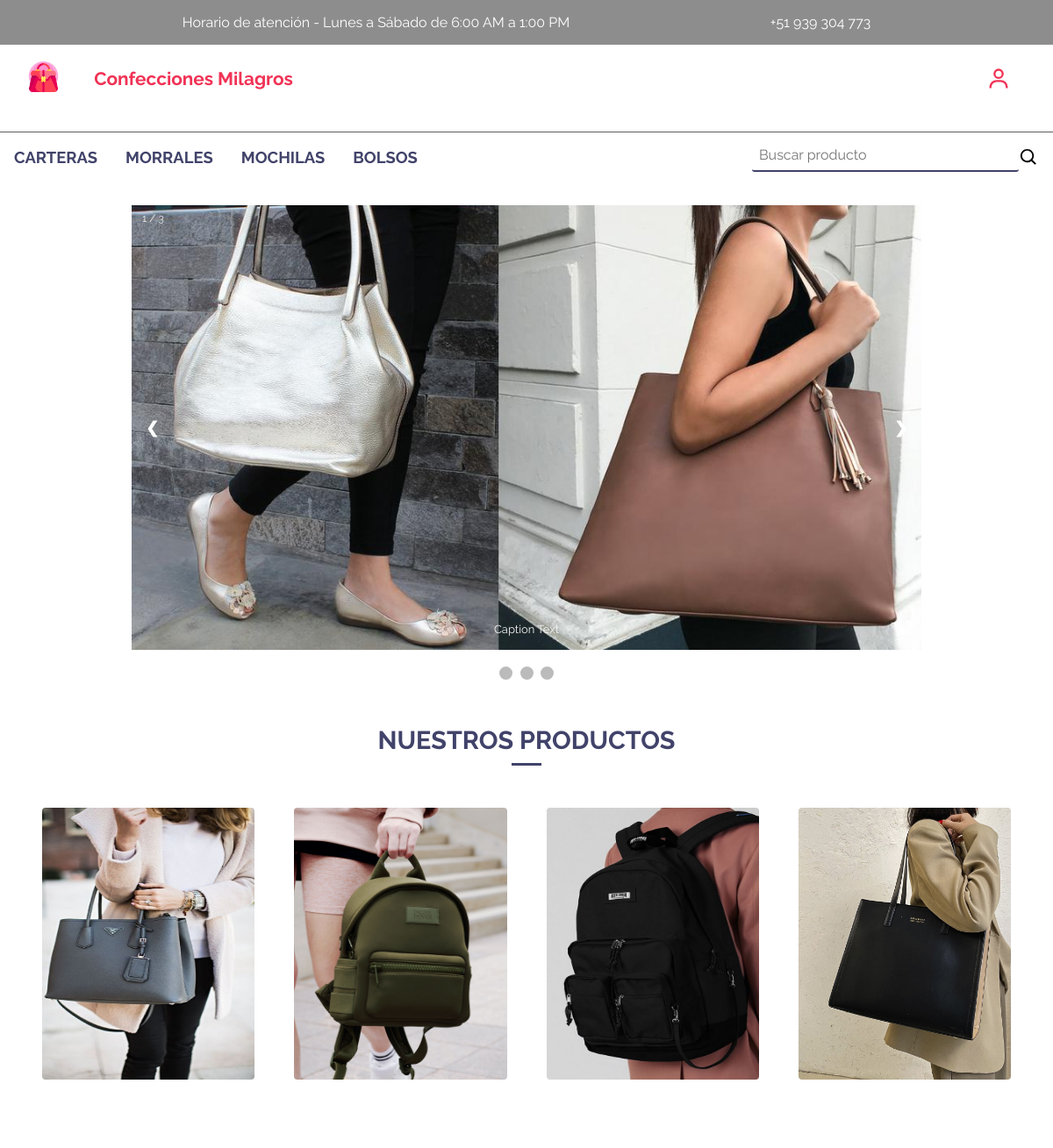
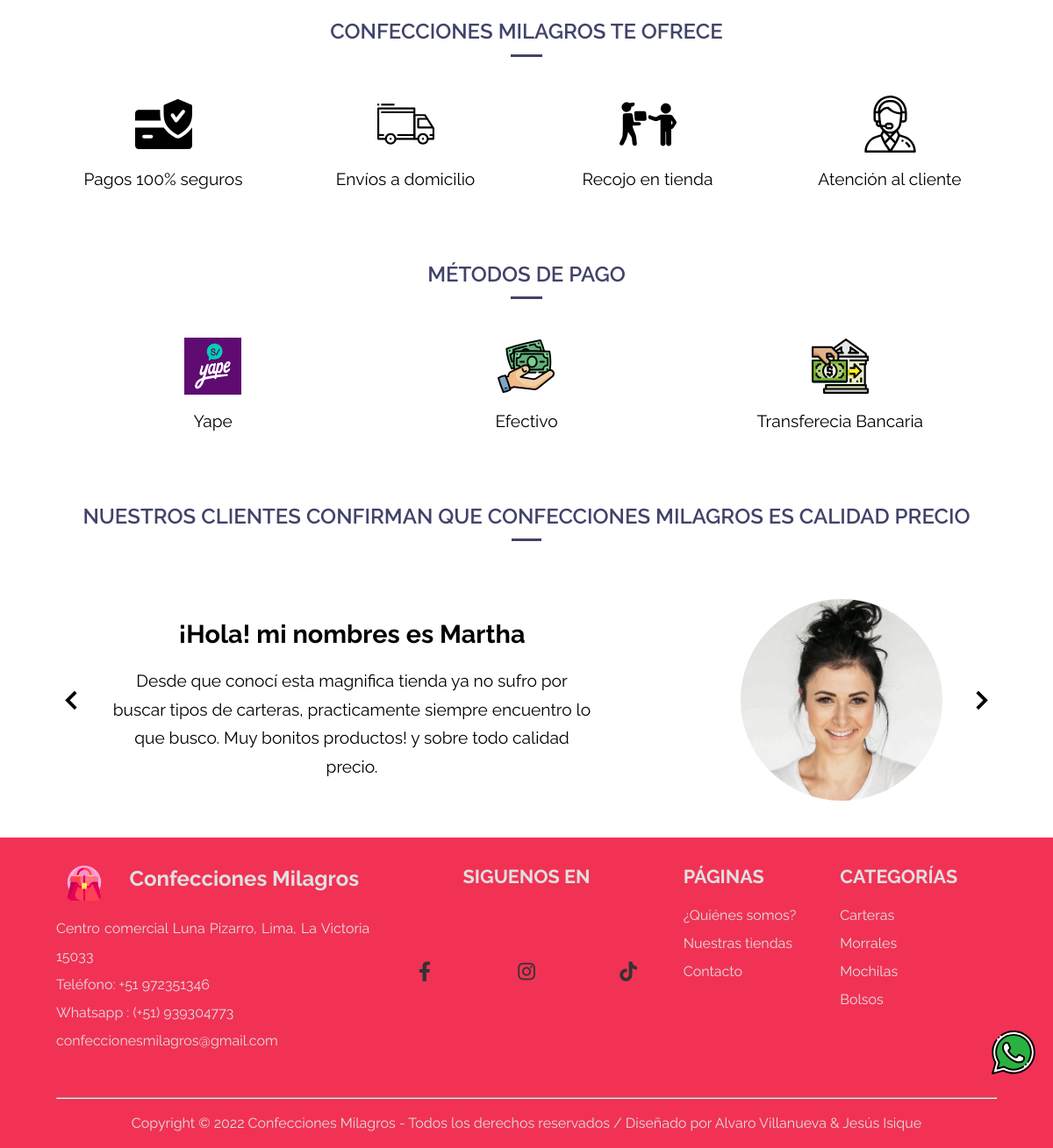
The page / on the database its author committed (2 pictures, top to bottom).
### tables this page shows
CREATE TABLE `categoria` (
  `idcategoria` int(11) NOT NULL,
  `categoria` varchar(60) NOT NULL,
  `imagen` varchar(200) NOT NULL
);

### controller/viewcontroller.php (called while the page is built, shortened)
<?php
    class viewcontroller extends viewmodel
    {
        public function obtenersistema()
        {
            return require_once "./view/inicio.php";
        }
    }

### index.php (called while the page is built)
<?php
    require_once "./controller/viewcontroller.php";
    $sistema = new viewcontroller();
    $sistema->obtenersistema();

### controller/admincontroller.php (called while the page is built, shortened)
<?php
    class adminController extends adminModel{
        public function ListarCategorias(){
            $conexion = Conexion::conectar();
            $sql = "CALL ListarCategorias()";
            $consulta = $conexion->query($sql);
            $consulta = $consulta->fetch_all(MYSQLI_ASSOC);
            return $consulta;
        }
    }

### view/content/inicio.php (the view, shortened to what this page needs)
<?php
    require_once "./controller/admincontroller.php";
    $Admin = new adminController();
?>
<div class="principal">
    <div class="slider">
        <div class="slideshow-container">
            <div class="mySlides fade">
                <div class="numbertext">1 / 3</div>
                <img src="<?php echo SERVERURL ?>img/jpg/img1.jpg" alt="imagen de slider">
                <div class="text">Caption Text</div>
            </div>
            <a href="#" class="prev" onclick="plusSlides(-1)">&#10094;</a>
            <a href="#" class="nextslider" onclick="plusSlides(1)">&#10095;</a>
        </div>
        <br>
        <div style="text-align:center">
            <span class="dot" onclick="currentSlide(1)"></span>
            <span class="dot" onclick="currentSlide(2)"></span>
            <span class="dot" onclick="currentSlide(3)"></span>
        </div>
    </div>
    <div class="principal__productos">
        <div class="principal__productos--title">
            <p>NUESTROS PRODUCTOS</p>
        </div>
        <div class="principal__productos--lista">
            <?php
                $centros =  $Admin->ListarCategorias();
                $numcategoria = 1;
                foreach ($centros as $key) {
                    ?>
                <div class="product__list--center category<?php echo $numcategoria ?>">
                    <a class="product__enlace product__leyend leyend<?php echo $numcategoria ?>" href="<?php echo 'categoria/'.$key['categoria'] ?>">
                        <img class="product__img" src="<?php echo SERVERURL.$key['imagen'] ?>" alt="<?php echo $key['categoria'] ?>">
                    </a>
                </div>
            <?php
                $numcategoria ++;
                }
            ?>
        </div>
    </div>
    <div class="principal__ofrece">
        <div class="ofrece__opcion">
            <div class="oferece__title">
                <p>CONFECCIONES MILAGROS TE OFRECE</p>
            </div>
            <div class="ofrece__opcion--grid">
                <div>
                    <div class="opcion--center">
                        <img src="<?php echo SERVERURL?>img/svg/card.svg" alt="pago tarjeta">
                    </div>
                    <div class="opcion__parrafo">
                        <p>Pagos 100% seguros</p>
                    </div>
                </div>
                <div>
                    <div class="opcion--center">
                        <img src="<?php echo SERVERURL?>img/svg/camion.svg" alt="entrega domicilio">
                    </div>
                    <div class="opcion__parrafo">
                        <p>Envíos a domicilio</p>
                    </div>
                </div>
                <div>
                    <div class="opcion--center">
                        <img src="<?php echo SERVERURL?>img/svg/recojo.svg" alt="recogo en tienda">
                    </div>
                    <div class="opcion__parrafo">
                        <p>Recojo en tienda</p>
                    </div>
                </div>
                <div>
                    <div class="opcion--center">
                        <img src="<?php echo SERVERURL?>img/svg/atencioncliente.svg" alt="atencion al cliente">
                    </div>
                    <div class="opcion__parrafo">
                        <p>Atención al cliente</p>
                    </div>
                </div>
            </div>
        </div>
        <div class="ofrece__opcion">
            <div class="oferece__title">
                <p>Métodos de pago</p>
            </div>
            <div class="opcion__pago--grid">
                <div>
                    <div class="opcion--center">
                        <img src="<?php echo SERVERURL?>img/svg/yape.svg" alt="pago yape">
                    </div>
                    <div class="opcion__parrafo">
                        <p>Yape</p>
                    </div>
                </div>
                <div>
                    <div class="opcion--center">
                        <img src="<?php echo SERVERURL?>img/svg/efectivo.svg" alt="pago efectivo">
                    </div>
                    <div class="opcion__parrafo">
                        <p>Efectivo</p>
                    </div>
                </div>
                <div>
                    <div class="opcion--center">
                        <img src="<?php echo SERVERURL?>img/svg/dtbancaria.svg" alt="pago banco">
                    </div>
                    <div class="opcion__parrafo">
                        <p>Transferecia Bancaria</p>
                    </div>
                </div>
            </div>
        </div>
    </div>
    <div class="opiniones">
        <div class="oferece__title">
            <p class="opiniones__leyend">Nuestros clientes confirman que CONFECCIONES MILAGROS ES CALIDAD PRECIO</p>
        </div>
    </div>
    <div class="principal__opiniones">
        <img src="<?php echo SERVERURL?>img/svg/left-arrow.svg" class="slider__arrow" id="before" alt="anterior opinion">
        <section class="slider__body slider__body--show" data-id="1">
            <div class="slider__texts">
                <h2 class="subtitle">¡Hola! mi nombres es Martha</h2>
                <p class="slider__review">
                    Desde que conocí esta magnifica tienda ya no sufro por buscar tipos de carteras, practicamente siempre encuentro lo que busco. Muy bonitos productos! y sobre todo calidad precio.
                </p>
            </div>
            <figure class="slider__picture">
                <img src="<?php echo SERVERURL?>img/jpg/person1.jpg" alt="comentario1" class="slider__img">
            </figure>
        </section>
        <img src="<?php echo SERVERURL?>img/svg/right-arrow.svg" class="slider__arrow" id="next" alt="siguiente opinion">
    </div>
</div>

### view/modulos/header.php (shortened to what this page needs)
<?php
    require_once "./controller/admincontroller.php";
    $Admin = new adminController();
?>
<header>
    <section class="horario">
        <div class="content">
            <p class="txt">
                Horario de atención - Lunes a Sábado de 6:00 AM a 1:00 PM
            </p>
            <a class="txt txt--cell" href="https://api.whatsapp.com/send?phone=+51939304773&text=Hola, me gustaría comprar tu producto!" target="_blank"">
                +51 939 304 773
            </a>
        </div>
    </section>
    <section class=" container container__login">
                <div class="logo">
                    <a href="<?php echo SERVERURL ?>inicio"><img class="logo-img--header" src="<?php echo SERVERURL ?>img/png/bolso.png" alt="Logo"></a>
                    <a class="logo-enlace" href="<?php echo SERVERURL ?>inicio"><h1>Confecciones Milagros</h1></a>
                </div>
                <div class="cuenta">
                    <?php
                    if (!isset($_SESSION['email'])) {
                    ?>
                        <a class="cuenta-iniciarSesion" href="<?php echo SERVERURL ?>cuenta">
                            <img class="cuenta__img" src="<?php echo SERVERURL ?>img/svg/user.svg" alt="user">
                        </a>
                    <?php
                    }
                    ?>
                </div>
    </section>
    <nav class="navbar navbar-center">
        <div class="navbar-container-grid">
            <div class="navbar-center-ul">
                <ul class="navbar-center navbar-center--items">
                    <?php
                        $centros =  $Admin->ListarCategorias();
                        foreach ($centros as $key) {
                            ?>
                            <li class="nav-item">
                                <a href="<?php echo SERVERURL.'categoria/'.$key['categoria'] ?>"><?php echo $key['categoria'] ?></a>
                            </li>
                    <?php
                        }
                    ?>
                </ul>
            </div>
            <div class="search">
                <input class="search-input" type="text" name="buscarProducto" id="buscarProducto" placeholder="Buscar producto">
                <button class="search-boton">
                    <img class="search-icon" src="<?php echo SERVERURL ?>img/svg/search.svg" alt="search" name="buscar" id="buscar">
                </button>
            </div>
        </div>
    </nav>
</header>

### view/modulos/footer.php (shortened to what this page needs)
<?php
    require_once "./controller/admincontroller.php";
    $Admin = new adminController();
?>
<footer class="footer">
    <div class="whatsapp">
        <a href="https://walink.co/a2556c" target="blanck">
            <img src="<?php echo SERVERURL?>img/svg/whatsapp.svg" alt="whatsapp">
        </a>
    </div>
    <div class="footer">
        <div class="footer-center">
            <div class="footer-datos">
                <div class="footer-logo">
                    <img class="logo-img" style="margin-right: 1rem;" src="<?php echo SERVERURL?>img/png/bolso.png" alt="bolso">
                    <a href="<?php echo SERVERURL ?>inicio">
                        <h1 class="inicio__title">Confecciones Milagros</h1>
                    </a>
                </div>
                <div class="caja-footer">
                    <ul>
                        <li>Centro comercial Luna Pizarro, Lima, La Victoria 15033</li>
                        <li>Teléfono: +51 972351346</li>
                        <li>
                            <a href="https://api.whatsapp.com/send?phone=+51939304773&text=Hola, me gustaría comprar tu producto!" target="_blank"">
                                Whatsapp : (+51) 939304773
                            </a>
                        </li>
                        <li>
                            <a href=" mailto:confeccionesmilagros@gmail.com">
                                confeccionesmilagros@gmail.com
                            </a>
                        </li>
                    </ul>
                </div>
            </div>
            <div class="footer-siguenos">
                <p class="footer__leyend">SIGUENOS EN</p>
                <div class="caja-footer caja-footer--icons">
                    <ul class="redes-sociales">
                        <li>
                            <a href="#">
                                <i class="redes-icon fa-brands fa-facebook-f"></i>
                            </a>
                        </li>
                        <li>
                            <a href="#">
                                <i class="redes-icon fa-brands fa-instagram"></i>
                            </a>
                        </li>
                        <li>
                            <a href="#">
                                <i class="redes-icon fa-brands fa-tiktok"></i>
                            </a>
                        </li>
                    </ul>
                </div>
            </div>
            <div class="footer-puntos">
                <div class="footer-paginas">
                    <p class="footer__leyend">PÁGINAS</p>
                    <div class="caja-footer">
                        <ul>
                            <li><a class="footer__link" href="<?php echo SERVERURL ?>quienessomos">¿Quiénes somos?</a></li>
                            <li><a class="footer__link" href="<?php echo SERVERURL ?>tiendas">Nuestras tiendas</a></li>
                            <li><a class="footer__link" href="<?php echo SERVERURL ?>contacto">Contacto</a></li>
                        </ul>
                    </div>
                </div>
                <div class="footer-categorias">
                    <div>
                        <p class="footer__leyend">CATEGORÍAS</p>
                    </div>
                    <div class="caja-footer">
                        <ul>
                            <?php
                                $centros =  $Admin->ListarCategorias();
                                foreach ($centros as $key) {
                                    ?>
                                    <li>
                                        <a href="<?php echo SERVERURL.'categoria/'.$key['categoria'] ?>"><?php echo ucfirst($key['categoria']) ?></a>
                                    </li>
                            <?php
                                }
                            ?>
                        </ul>
                    </div>
                </div>
            </div>
        </div>
        <hr>
        <div class="derechos-reservados">
            <p>Copyright &#169; 2022 Confecciones Milagros - Todos los derechos reservados / Diseñado por Alvaro Villanueva & Jesús Isique</p>
        </div>
    </div>
</footer>

### css/quienesSomos.css (style rules this page uses)
:root { --bg-container: #3333332e; --color-separador: #605c5c; --color-header: #8e8d8d; --redes-sociales: #333; --color-negro: #000; --color1: #41436a; --color2: #974063; --color3: #f13255; --color4: #ff9677; --blanco: #fff; --gris: #e0e0e0; }

### css/contacto.css (style rules this page uses)
:root { --bg-container: #3333332e; --borderInput-color: #8F8D8D; --leyend-color: #949292; --color-separador: #605c5c; --color-header: #8e8d8d; --redes-sociales: #333; --color-negro: #000; --color1: #41436a; --color2: #974063; --color3: #f13255; --color4: #ff9677; --blanco: #fff; --gris: #e0e0e0; }

### css/carteras.css (style rules this page uses)
:root { --color-separador: #605c5c; --color-border-caja: #797777; --color-price: #AC78F4; --bg-boton: #6e35bf; --color-header: #8e8d8d; --redes-sociales: #333; --color-negro: #000; --blanco: #fff; --gris: #e0e0e0; --color1: #41436a; --color2: #974063; --color3: #f13255; --color4: #ff9677; }

### css/micuenta.css (style rules this page uses)
:root { --color-separador: #605c5c; --color-header: #8e8d8d; --redes-sociales: #333; --color-negro: #000; --bg-button: #f8637ece; --color1: #41436a; --color3: #f13255; --color4: #ff9677; --blanco: #fff; --gris: #e0e0e0; }

### rows shown on the page
categoria: categoria "CARTERAS", imagen+categoria (picture), categoria "Carteras"
categoria: categoria "MORRALES", imagen+categoria (picture), categoria "Morrales"
categoria: categoria "MOCHILAS", imagen+categoria (picture), categoria "Mochilas"
categoria: categoria "BOLSOS", imagen+categoria (picture), categoria "Bolsos"
